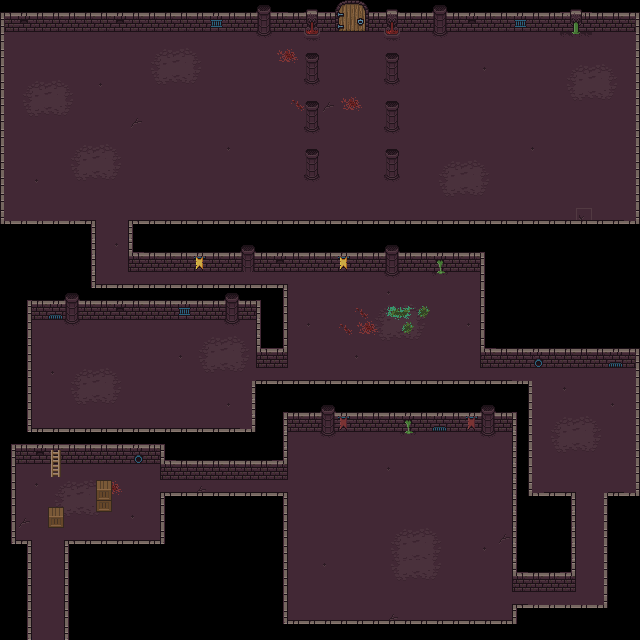

A 2D game scene composited from a Tiled map and its tileset images. What follows is a short description and the map's XML, with each tile layer's data collapsed to a summary:
An orthogonal 40x40 tile map with 16x16 px tiles, 3 tile layers (floor, walls, fixtures) and 7 objects (boundary, poi).

<map version="1.2" tiledversion="1.2.4" orientation="orthogonal" renderorder="right-down" width="40" height="40" tilewidth="16" tileheight="16" infinite="0" nextlayerid="9" nextobjectid="18">
 <tileset firstgid="1" name="dungeon" tilewidth="16" tileheight="16" tilecount="256" columns="16">
  <image source="dungeon.png" width="256" height="256" />
  <tile id="185">
   <animation>
    <frame tileid="177" duration="100" />
    <frame tileid="178" duration="100" />
    <frame tileid="179" duration="100" />
    <frame tileid="180" duration="100" />
    <frame tileid="181" duration="100" />
    <frame tileid="182" duration="100" />
    <frame tileid="183" duration="100" />
    <frame tileid="184" duration="100" />
   </animation>
  </tile>
  <tile id="201">
   <animation>
    <frame tileid="193" duration="100" />
    <frame tileid="194" duration="100" />
    <frame tileid="195" duration="100" />
    <frame tileid="196" duration="100" />
    <frame tileid="197" duration="100" />
    <frame tileid="198" duration="100" />
    <frame tileid="199" duration="100" />
    <frame tileid="200" duration="100" />
   </animation>
  </tile>
 </tileset>
 <objectgroup id="8" name="obstacles">
  <object id="12" x="48.3333" y="464.667" width="14.3333" height="13.6667" />
  <object id="13" x="95" y="479.667" width="18" height="33.3333" />
  <object id="14" x="47.6667" y="507.667" width="16.6667" height="20" />
  <object id="16" x="19" y="464.333" width="10" height="14.3333" />
  <object id="17" x="147" y="463.667" width="10" height="15" />
 </objectgroup>
 <objectgroup id="4" name="boundaries" locked="1">
  <object id="7" name="inside" type="boundary" x="32.25" y="639.5">
   <polygon points="0,0 31.75,0.5 31.75,-99 127.75,-98.75 128,-146.25 254.25,-146.75 255,-19.5 479.5,-19.25 479.75,-35 571.5,-34.5 571,-146.75 603.5,-147 603.25,-271 448.25,-271.25 447.75,-367.25 96,-366.75 96.25,-418.5 603.25,-418.75 603.25,-607.25 369,-607.25 368.75,-602.75 366.5,-600.5 354.25,-600.25 351.75,-602.5 351,-606.75 288.5,-607.25 288.5,-604.5 286,-601 275.25,-600.75 272.25,-602.75 271.25,-607 -27.25,-606.75 -27.25,-420 63,-419.5 63.75,-356.25 255.5,-355.75 256.25,-272 224.25,-271.75 224,-319 0,-319 -0.25,-211.25 219.5,-211 219.25,-258.5 499.75,-258.75 500.25,-147.25 543.75,-147.25 544,-47.75 480,-47.5 479.75,-207.5 256.25,-207.25 256,-159.5 128,-159.5 128,-175.5 -16.25,-175.25 -16,-99.5 -0.75,-99.5" />
  </object>
 </objectgroup>
 <objectgroup id="5" name="points">
  <object id="9" name="start" type="poi" x="48" y="635.333">
   <point />
  </object>
 </objectgroup>
 <layer id="1" name="floor" width="40" height="40">
  <data>[1600 cells, 1115 non-empty, 16 distinct tile ids]</data>
 </layer>
 <layer id="2" name="walls" width="40" height="40">
  <data>[1600 cells, 553 non-empty, 59 distinct tile ids]</data>
 </layer>
 <layer id="7" name="fixtures" width="40" height="40">
  <data>[1600 cells, 8 non-empty, 6 distinct tile ids]</data>
 </layer>
</map>